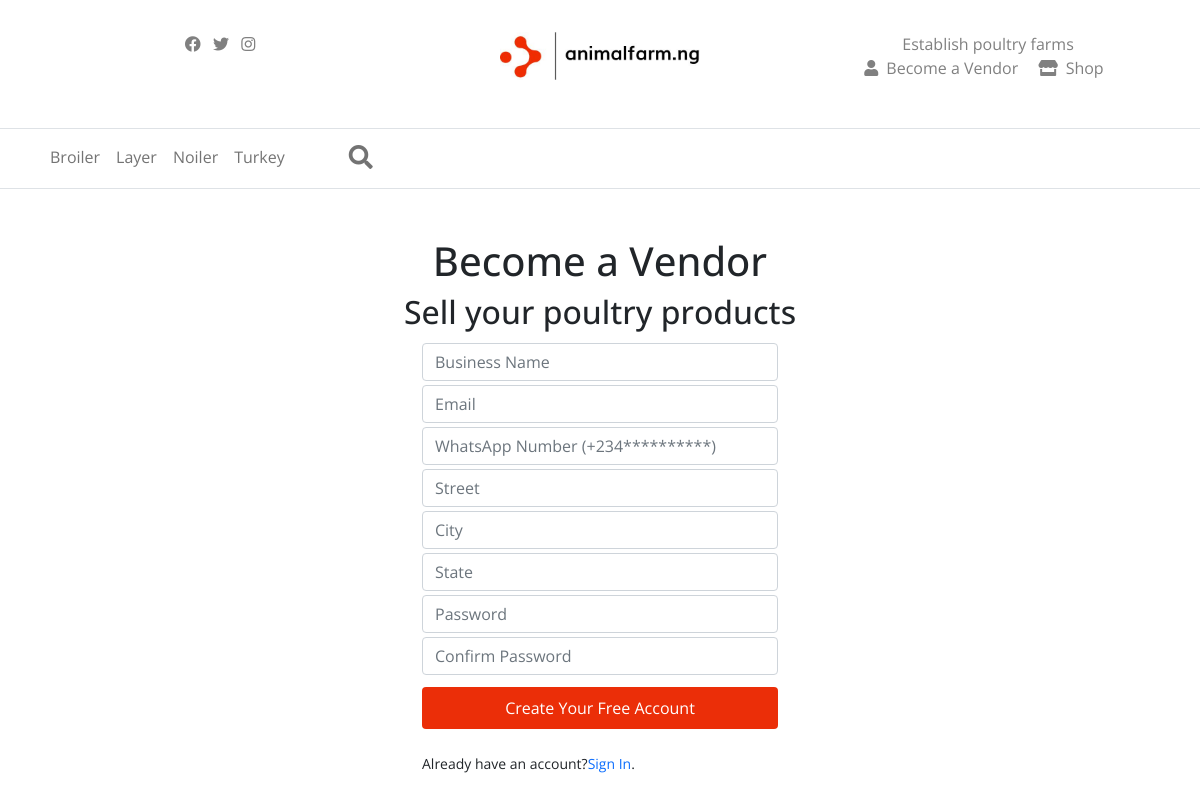
/account/register/, run on the app's committed database.
### shop/models.py (models this page shows, shortened)
class Category(models.Model):
    name = models.CharField(max_length=100)
    slug = models.CharField(max_length=250)
    class Meta:
        verbose_name_plural = "categories"

### accounts/models.py (models this page shows, shortened)
class CustomUser(AbstractUser):
    username = None
    uid = models.UUIDField(primary_key=True, default=uuid.uuid4, editable=False)
    email = models.EmailField(_("email address"), blank=False, unique=True)
    verified = models.BooleanField(default=False)
    verification_code = models.CharField(_("verification code"), max_length=6, default=generate_code)
    USERNAME_FIELD = "email"
    REQUIRED_FIELDS = []
    objects = CustomUserManager()

### accounts/views.py (the view, shortened to what this page needs)
# urls.py: path('register/', views.register, name="register"),
def register(request):
    user_form = UserRegistrationForm(request.POST or None)
    vendor_form = VendorRegistrationForm(request.POST or None)
    categories = Category.objects.all()
    context = {"user_form":user_form, "vendor_form":vendor_form,"categories":categories}
    return render(request, "accounts/register.html", context)

### accounts/forms.py (shortened to what this page needs)
class UserRegistrationForm(forms.ModelForm):
    password = forms.CharField(widget=PasswordInput(attrs={'class':'form-control', 'required':'required', "placeholder":"Password"}))
    confirm_password = forms.CharField(widget=PasswordInput(attrs={'class':'form-control', 'required':'required', "placeholder":"Confirm Password", "aria-describedby":"validationPasswordFeedback"}))
    class Meta:
        model = CustomUser
        fields = ('email',)
        widgets = {
        'email': EmailInput(attrs={'class':'form-control', 'required':'required',"placeholder":"Email"})
    }

class VendorRegistrationForm(forms.ModelForm):
    class Meta:
        model = Vendor
        fields = ('business_name',"phone_number","logo","street","city","state")
        widgets = {
        'business_name': TextInput(attrs={'class':'form-control', 'required':'required',"placeholder":"Business Name"}),
        'phone_number': TextInput(attrs={'class':'form-control', 'required':'required', "placeholder":"WhatsApp Number (+234**********)"}),
        'street': TextInput(attrs={'class':'form-control', 'required':'required', "placeholder":"Street"}),
        'city': TextInput(attrs={'class':'form-control', 'required':'required', "placeholder":"City"}),
        'state': TextInput(attrs={'class':'form-control', 'required':'required', "placeholder":"State"}),
    }

### accounts/utils.py (called while the page is built)
def generate_code():
    return random.randint(100000, 999999)

### templates/accounts/register.html (shortened to what this page needs)
{% extends "base.html" %}
{% block body %}
<div class="container py-5">
    <div class="col-md-6 mx-auto text-center">
        <div class="header-title">
           <h1 class="wv-heading--title">
              Become a Vendor
           </h1>
           <h2 class="wv-heading--subtitle">
             Sell your poultry products
           </h2>
        </div>
     </div>
     <div class="row">
        <div class="col-md-4 mx-auto">
           <div class="myform form ">
              <form action="" method="post" name="login">
                 <div class="form-group my-1">
                    {{vendor_form.business_name}}
                 </div>
                 <div class="form-group my-1">
                    {{user_form.email}}
                 </div>
                 <div class="form-group my-1">
                    {{vendor_form.phone_number}}
                 </div>
                 <div class="form-group my-1">
                    {{vendor_form.street}}
                 </div>
                 <div class="form-group my-1">
                    {{vendor_form.city}}
                  <div class="form-group my-1">
                     {{vendor_form.state}}
                 <div class="form-group my-1">
                    {{user_form.password}}
                 </div>
                 <div class="form-group my-1">
                  {{user_form.confirm_password}}
               </div>
                 <div class="text-center ">
                    <button type="submit" class=" btn btn-block send-btn my-2 tx-tfm">Create Your Free Account</button>
                 </div>
                 <p class="small mt-3">Already have an account?<a href="{% url 'account:login' %}" class="ps-hero__content__link">Sign In</a>.
                 </p>
              </form>
            </div>
        </div>
    </div>
</div>
{% endblock %}

### templates/base.html (shortened to what this page needs)
<!DOCTYPE html>
<html lang="en">
<head>
    {% load static %}
    <link href="https://cdn.jsdelivr.net/npm/bootstrap@5.1.3/dist/css/bootstrap.min.css" rel="stylesheet">
    <link rel="stylesheet" href="https://cdnjs.cloudflare.com/ajax/libs/animate.css/3.7.2/animate.min.css">
    <link rel="stylesheet" href="https://pro.fontawesome.com/releases/v5.10.0/css/all.css"/>
    <link href="https://bootstrap-ecommerce.com/bootstrap-ecommerce-html/css/ui.css" rel="stylesheet" type="text/css"/>
    <link href="https://bootstrap-ecommerce.com/bootstrap-ecommerce-html/css/responsive.css" rel="stylesheet" media="only screen and (max-width: 1200px)" />
    <link rel="stylesheet" href="{% static 'css/style.css' %}">
</head>
<body>
    <header class="py-4">
        <div class="container">
            <div class="row d-flex justify-content-center text-center">
                <div class="list-unstyled my-2 col-lg-4">
                    <a href="https://facebook.com/animalfarm.ng/" target="_blank" class="socials"><i class="fab fa-facebook mx-1"></i></a>
                    <a href="https://www.instagram.com/animalfarm.ng/" target="_blank" class="socials"><i class="fab fa-twitter mx-1"></i></a>
                    <a href="https://twitter.com/animalfarmng_/" target="_blank" class="socials"><i class="fab fa-instagram mx-1"></i></a>
                </div>
                <div class="header-logo my-2 col-lg-4">
                    <a href="/" class="logo"><img src="{% static 'img/logo.jpg' %}" width="200" alt="logo"></a>
                </div>
                <div class="col-lg-4 my-2">
                    <ul class="list-unstyled">
                        <li class="mx-1"><a href="#poultry-farms"  class="header-link">Establish poultry farms</a></li>
                        <li class="mx-1"><a href="{% url 'account:register' %}" class="header-link"><i class="px-2 fas fa-user"></i>Become a Vendor</a></li>
                        <li class="mx-1"><a href="/shop/"  class="header-link"><i class="px-2 fas fa-store"></i>Shop</a></li>
                    </ul>
                </div>
            </div>
        </div>
    </header>
    <nav class="navbar navbar-main navbar-expand-lg navbar-light border-top border-bottom">
        <div class="container">
          <div class="collapse navbar-collapse" id="main_nav">
            <ul class="navbar-nav">
                {% for category in categories %}
                <li class="nav-item">
                    <a class="nav-link" href="{% url 'shop:shop_by_category' category.slug %}">{{category.name}}</a>
                </li>
                {% endfor %}
                <li class="nav-item search-box mx-5">
                    <a
                      class="nav-link"
                      href="javascript:void(0)"
                      ><i class="fas fa-search fs-4"></i
                    ></a>
                  </li>
            </ul>
          </div>
        </div>
    </nav>
    {% block body %}{% endblock %}
</body>
</html>

### static/css/style.css (style rules this page uses)
body { font-family: "Open Sans"; overflow-x: hidden !important; }
a { text-decoration: none !important; }
.socials, .header-link { color: grey !important; font-size: 16px; }
.send-btn { padding: 8px 18px; background-color: #eb2e08; color: #ffffff; width: 100%; }
.btn-block { margin: auto; width: 100%; }

### templates/base.html (style rules this page uses)
ul li { display: inline-block !important; }

### data on the page
Category: name "Broiler"
Category: name "Layer"
Category: name "Noiler"
Category: name "Turkey"
